Frame 1 (no input): blank canvas, image omitted
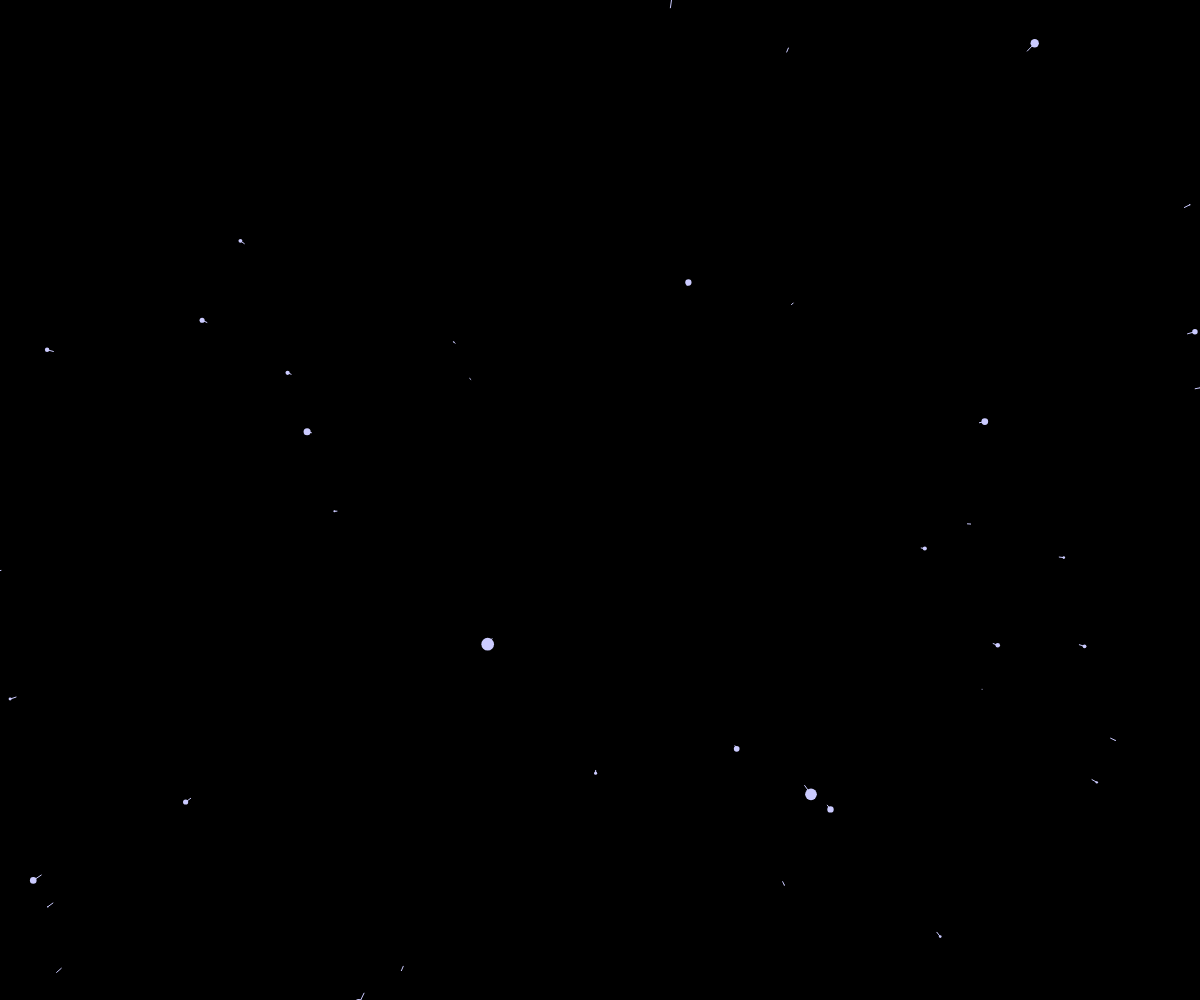
Frame 60 (no input)
Frame 120 (the mouse pressed at the canvas centre since frame 60): blank canvas, image omitted

The p5.js sketch that drew this single still picture (run headless with seeded random() and noise() and a simulated clock; from frame 60 on, the mouse is pressed at the canvas centre):

// p5.js sketch
// ── sketch.js
let stars =[]
let starColor=[]

function setup() {
 createCanvas(windowWidth, windowHeight);
  for (let i=0;i< 400;i++){
    stars[i] = new Star();
  }
}

function draw() {
speed= map(mouseX,0,width,10,25)
  translate(width/2,height/2)
  background(0);
  for (let i=1;i<400;i++){
    stars[i].update();
    stars[i].show();
    
  }
  
}


class Star {
  constructor(){
    
   this.x = random(-width, width);
   this.y = random(-height, height);
   this.z = random(width);
   this.pz = this.z;

  this.update = function() {
    
    this.z = this.z - speed;
    starColor = getcolor(speed)
    fill(starColor[0], starColor[1], starColor[2]);
    if (this.z < 1) {
      this.z = width;
      this.x = random(-width, width);
      this.y = random(-height, height);
      this.pz = this.z;
    }
  }

  this.show = function() {
  
    noStroke();

    var sx = map(this.x / this.z, 0, 1, 0, width);
    var sy = map(this.y / this.z, 0, 1, 0, height);
    var r = map(this.z, 0, width, 16, 0);
    
    ellipse(sx, sy, r, r);

    var px = map(this.x / this.pz, 0, 1, 0, width);
    var py = map(this.y / this.pz, 0, 1, 0, height);

    this.pz = this.z;
    starColor = getcolor(speed)
    stroke(starColor[0], starColor[1], starColor[2]);
    line(px, py, sx, sy);
    
  }
  }
}

function getcolor(speed) {
  
  redColor = map(speed, 0, 20, 255, 150)
  greenColor = map(speed, 0, 20, 255, 150)
  blueColor = 255
  return [redColor, greenColor, blueColor]
}
// ── style.css
html, body {
  margin: 0;
  padding: 0;
  overflow: hidden;
}
canvas {
  display: block;
  z-index: 0;
  transform: translateY(-100vh);
}

.container {
  z-index: 1;
  color: #ffffff;
  position: relative;
  height: 100vh;
  display: flex;
  align-items: center;
  justify-content: center;
  flex-direction: column;
  font-family: HelveticaNeueCyr;
}

.container h1 {
  letter-spacing: 2px;
  font-weight: 700;
}

.container p {
  margin: 0;
  font-size: 14px;
}
